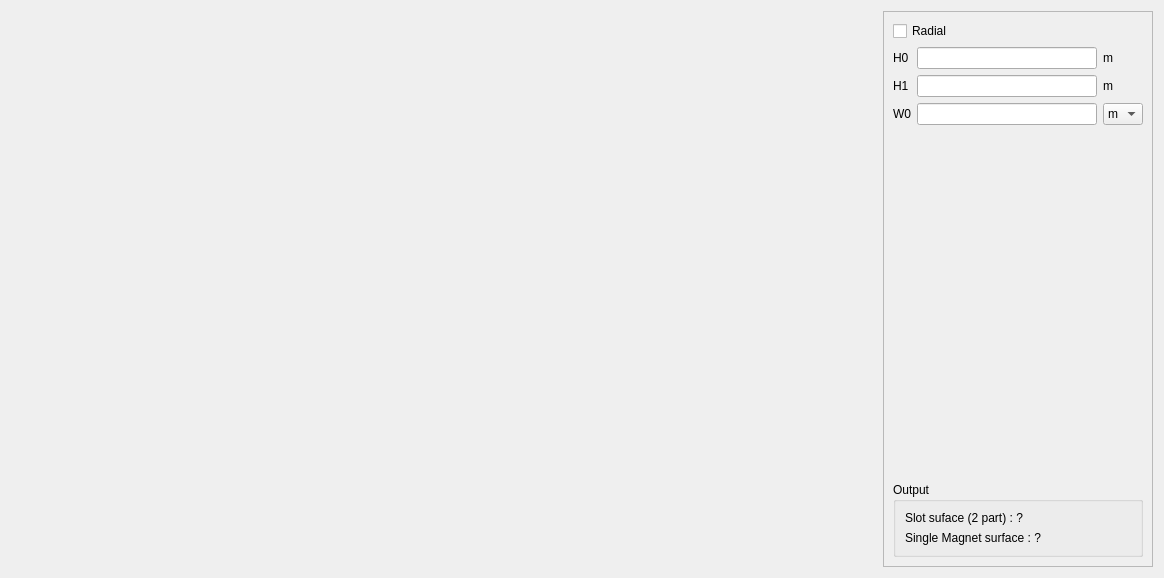
<?xml version="1.0" encoding="UTF-8"?>
<ui version="4.0">
 <class>PHoleM62</class>
 <widget class="QWidget" name="PHoleM62">
  <property name="geometry">
   <rect>
    <x>0</x>
    <y>0</y>
    <width>1164</width>
    <height>578</height>
   </rect>
  </property>
  <property name="minimumSize">
   <size>
    <width>0</width>
    <height>0</height>
   </size>
  </property>
  <property name="maximumSize">
   <size>
    <width>16777215</width>
    <height>16777215</height>
   </size>
  </property>
  <property name="windowTitle">
   <string>Form</string>
  </property>
  <layout class="QHBoxLayout" name="horizontalLayout">
   <item>
    <layout class="QVBoxLayout" name="verticalLayout_2">
     <item>
      <widget class="QLabel" name="img_slot">
       <property name="sizePolicy">
        <sizepolicy hsizetype="Preferred" vsizetype="Preferred">
         <horstretch>0</horstretch>
         <verstretch>0</verstretch>
        </sizepolicy>
       </property>
       <property name="minimumSize">
        <size>
         <width>0</width>
         <height>0</height>
        </size>
       </property>
       <property name="maximumSize">
        <size>
         <width>16777215</width>
         <height>16777215</height>
        </size>
       </property>
       <property name="text">
        <string/>
       </property>
       <property name="pixmap">
        <pixmap resource="../../../../Resources/pyleecan.qrc">:/images/images/MachineSetup/SMHoleMag/HoleM62_mag_int_rotor.png</pixmap>
       </property>
       <property name="scaledContents">
        <bool>false</bool>
       </property>
       <property name="alignment">
        <set>Qt::AlignCenter</set>
       </property>
      </widget>
     </item>
    </layout>
   </item>
   <item>
    <widget class="QScrollArea" name="scrollArea">
     <property name="minimumSize">
      <size>
       <width>270</width>
       <height>0</height>
      </size>
     </property>
     <property name="maximumSize">
      <size>
       <width>270</width>
       <height>16777215</height>
      </size>
     </property>
     <property name="widgetResizable">
      <bool>true</bool>
     </property>
     <widget class="QWidget" name="scrollAreaWidgetContents">
      <property name="geometry">
       <rect>
        <x>0</x>
        <y>0</y>
        <width>268</width>
        <height>554</height>
       </rect>
      </property>
      <layout class="QVBoxLayout" name="verticalLayout_3">
       <item>
        <widget class="QCheckBox" name="ck_is_radial">
         <property name="text">
          <string>Radial</string>
         </property>
        </widget>
       </item>
       <item>
        <layout class="QGridLayout" name="gridLayout">
         <item row="2" column="1">
          <widget class="FloatEdit" name="lf_W0"/>
         </item>
         <item row="0" column="0">
          <widget class="QLabel" name="in_H0">
           <property name="text">
            <string>H0</string>
           </property>
          </widget>
         </item>
         <item row="1" column="3">
          <widget class="QLabel" name="unit_H1">
           <property name="text">
            <string>m</string>
           </property>
          </widget>
         </item>
         <item row="0" column="1">
          <widget class="FloatEdit" name="lf_H0"/>
         </item>
         <item row="1" column="0">
          <widget class="QLabel" name="in_H1">
           <property name="text">
            <string>H1</string>
           </property>
          </widget>
         </item>
         <item row="2" column="0">
          <widget class="QLabel" name="in_W0">
           <property name="text">
            <string>W0</string>
           </property>
          </widget>
         </item>
         <item row="0" column="3">
          <widget class="QLabel" name="unit_H0">
           <property name="text">
            <string>m</string>
           </property>
          </widget>
         </item>
         <item row="1" column="1">
          <widget class="FloatEdit" name="lf_H1"/>
         </item>
         <item row="2" column="3">
          <widget class="QComboBox" name="c_W0_unit">
           <item>
            <property name="text">
             <string>m</string>
            </property>
           </item>
          </widget>
         </item>
        </layout>
       </item>
       <item>
        <widget class="WMatSelect" name="w_mat_0" native="true">
         <property name="minimumSize">
          <size>
           <width>100</width>
           <height>0</height>
          </size>
         </property>
        </widget>
       </item>
       <item>
        <spacer name="verticalSpacer_2">
         <property name="orientation">
          <enum>Qt::Vertical</enum>
         </property>
         <property name="sizeHint" stdset="0">
          <size>
           <width>20</width>
           <height>40</height>
          </size>
         </property>
        </spacer>
       </item>
       <item>
        <widget class="QGroupBox" name="g_output">
         <property name="minimumSize">
          <size>
           <width>200</width>
           <height>0</height>
          </size>
         </property>
         <property name="title">
          <string>Output</string>
         </property>
         <layout class="QVBoxLayout" name="verticalLayout">
          <item>
           <widget class="QLabel" name="out_slot_surface">
            <property name="text">
             <string>Slot suface (2 part) : ?</string>
            </property>
           </widget>
          </item>
          <item>
           <widget class="QLabel" name="out_magnet_surface">
            <property name="text">
             <string>Single Magnet surface : ?</string>
            </property>
           </widget>
          </item>
         </layout>
        </widget>
       </item>
      </layout>
     </widget>
    </widget>
   </item>
  </layout>
 </widget>
 <customwidgets>
  <customwidget>
   <class>WMatSelect</class>
   <extends>QWidget</extends>
   <header>......GUI.Dialog.DMatLib.WMatSelect.WMatSelect.h</header>
   <container>1</container>
  </customwidget>
  <customwidget>
   <class>FloatEdit</class>
   <extends>QLineEdit</extends>
   <header>......GUI/Tools/FloatEdit.h</header>
  </customwidget>
 </customwidgets>
 <tabstops>
  <tabstop>lf_H0</tabstop>
  <tabstop>lf_H1</tabstop>
  <tabstop>lf_W0</tabstop>
 </tabstops>
 <resources>
  <include location="../../../../Resources/pyleecan.qrc"/>
  <include location="../../../../Resources/pyleecan.qrc"/>
 </resources>
 <connections/>
</ui>
